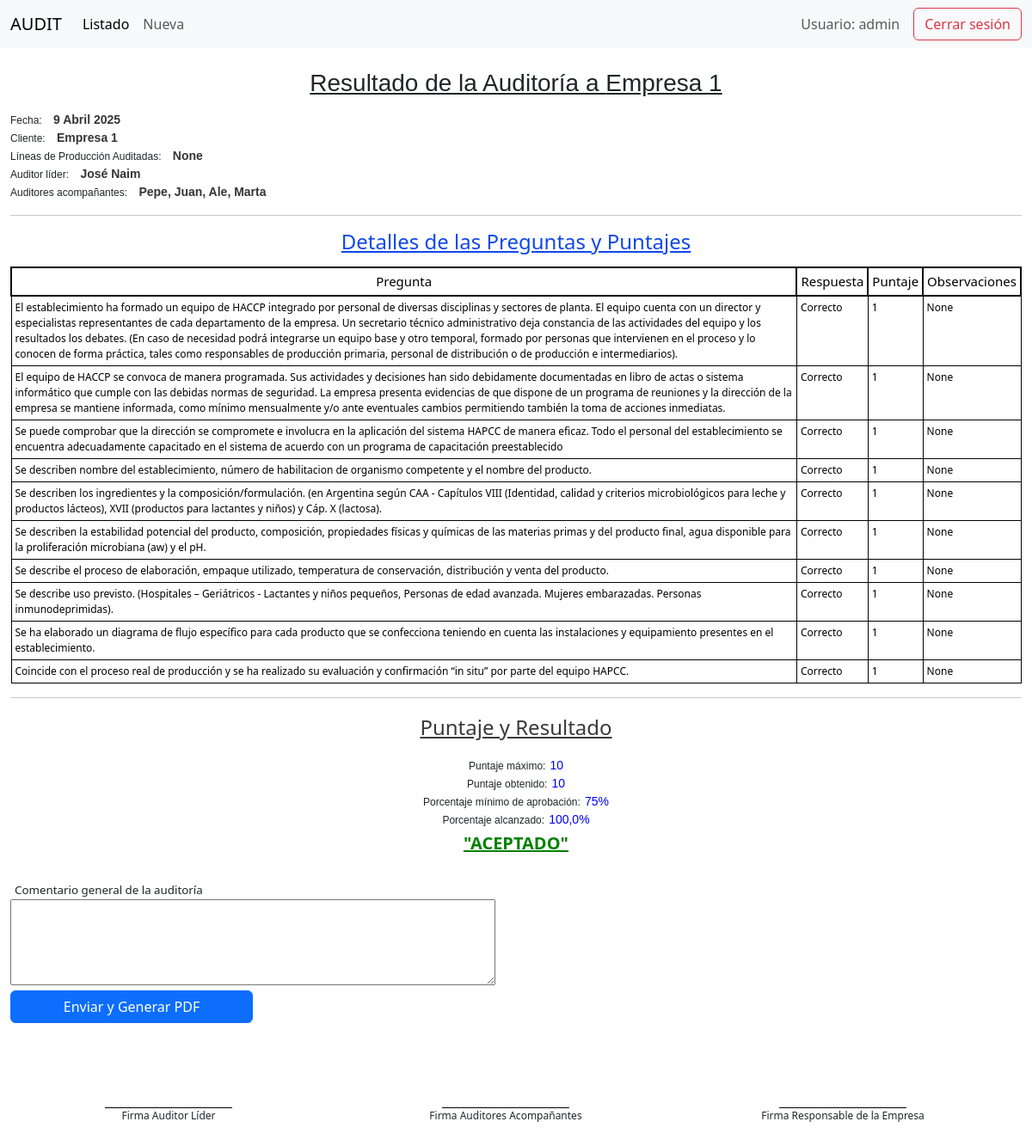
The app's page /resultado_auditoria/66 (signed in) with its own data.
### questions/models.py (models this page shows, shortened)
class Auditoria(models.Model):
    fecha = models.DateField()
    cliente = models.ForeignKey(Cliente, on_delete=models.CASCADE)
    auditor = models.ForeignKey(Auditor, on_delete=models.CASCADE)
    auditores_acompanantes = models.CharField(verbose_name='Auditores acompañantes',max_length=255, blank=True, null=True)
    lineas_auditadas = models.CharField(verbose_name='Lineas de producción auditadas',max_length=255, blank=True, null=True)

class Cliente(models.Model):
    nombre = models.CharField(max_length=255)
    def __str__(self):
        return self.nombre

class Auditor(models.Model):
    nombre = models.CharField(max_length=255)
    def __str__(self):
        return self.nombre

class Respuesta(models.Model):
    OPCIONES_RESPUESTA = [
        ('correcto', 'Correcto'),
        ('parcialmente_correcto', 'Parcialmente Correcto'),
        ('no_correcto', 'No Correcto'),
        ('critica', 'Critica'),
    ]
    pregunta_predefinida = models.ForeignKey(PreguntaPredefinida, on_delete=models.CASCADE)
    auditoria = models.ForeignKey(Auditoria, on_delete=models.CASCADE)
    tipo_respuesta = models.CharField(max_length=21, choices=OPCIONES_RESPUESTA)
    puntaje = models.IntegerField()
    observaciones = models.TextField(blank=True, null=True)
    @classmethod
    def calcular_resultados(cls, auditoria):
        respuestas = cls.objects.filter(auditoria=auditoria)
        correctas = respuestas.filter(tipo_respuesta='correcto')
        parciales = respuestas.filter(tipo_respuesta='parcialmente_correcto')
        no_correctas = respuestas.filter(tipo_respuesta='no_correcto')
        criticas = respuestas.filter(tipo_respuesta='critica')
        puntaje_correcto = correctas.aggregate(Sum('puntaje'))['puntaje__sum'] or 0
        puntaje_parcial = parciales.aggregate(Sum('puntaje'))['puntaje__sum'] or 0
        puntaje_no_correcto = no_correctas.aggregate(Sum('puntaje'))['puntaje__sum'] or 0
        puntaje_critico = criticas.aggregate(Sum('puntaje'))['puntaje__sum'] or 0
        cantidad_correctas = correctas.count()
        cantidad_parciales = parciales.count()
        cantidad_no_correctas = no_correctas.count()
        cantidad_criticas = criticas.count()
        print(cantidad_criticas)
        puntaje_maximo = respuestas.count()  # Total de preguntas
        puntaje_obtenido = puntaje_maximo + puntaje_parcial + puntaje_no_correcto + puntaje_critico
        resultado_aceptable = puntaje_obtenido >= (0.75 * puntaje_maximo)
        porcentaje_obtenido = (puntaje_obtenido / puntaje_maximo * 100) if puntaje_maximo > 0 else 0
        porcentaje_obtenido = round(porcentaje_obtenido, 2)  # Redondear a 2 decimales
        return {
            'cantidad_correctas': cantidad_correctas,
            'puntaje_correcto': puntaje_correcto,
            'cantidad_parciales': cantidad_parciales,
            'cantidad_criticas': cantidad_criticas,
            'puntaje_parcial': puntaje_parcial,
            'puntaje_critico': puntaje_critico,
            'cantidad_no_correctas': cantidad_no_correctas,
            'puntaje_no_correcto': puntaje_no_correcto,
            'puntaje_maximo': puntaje_maximo,
            'puntaje_obtenido': puntaje_obtenido,
            'resultado_aceptable': resultado_aceptable,
            'porcentaje_obtenido': porcentaje_obtenido
        }

class PreguntaPredefinida(models.Model):
    texto = models.TextField()
    texto_critico = models.BooleanField(default=False)
    numero_pregunta = models.IntegerField(blank=True, null=True)
    class Meta():
        ordering = ['numero_pregunta']
    class Meta():
        ordering = ['numero_pregunta']
    def __str__(self):
        return self.texto

### questions/views.py (the view, shortened to what this page needs)
# urls.py: path('resultado_auditoria/<int:auditoria_id>', resultado_auditoria, name='resultado_auditoria'),
@login_required
def resultado_auditoria(request, auditoria_id):
    auditoria = get_object_or_404(Auditoria, id=auditoria_id)
    preguntas = PreguntaPredefinida.objects.all()
    respuestas = Respuesta.objects.filter(auditoria=auditoria)
    resultados = Respuesta.calcular_resultados(auditoria)
    puntaje_total = sum(respuesta.puntaje for respuesta in respuestas)
    return render(request, 'questions/resultado_auditoria.html', {
        'auditoria': auditoria,
        'preguntas': preguntas,
        'respuestas': respuestas,
        'resultados': resultados,
        'puntaje_total': puntaje_total,
        'comentario_general': '',  # Asegúrate de pasar un valor por defecto si no hay comentario
    })

### questions/templates/questions/resultado_auditoria.html (shortened to what this page needs)
{% extends 'questions/base.html' %}
{% block content %}
<div class="container custom-container">
    <h1 class="titulo-final-auditoria">Resultado de la Auditoría a {{auditoria.cliente}}</h1>
    <p class="resultados">Fecha: <span class="dato">{{ auditoria.fecha }}</span></p>
    <p class="resultados">Cliente: <span class="dato">{{ auditoria.cliente }}</span></p>
    <p class="resultados">Líneas de Producción Auditadas: <span class="dato">{{ auditoria.lineas_auditadas }}</span></p>
    <p class="resultados">Auditor líder: <span class="dato">{{ auditoria.auditor }}</span></p>
    <p class="resultados">Auditores acompañantes: <span class="dato">{{ auditoria.auditores_acompanantes }}</span></p>
    <hr>
    <h3 class="titulo-listado">Detalles de las Preguntas y Puntajes</h3>
    <table class="table table-sm">
        <thead>
            <tr>
                <th style="border: 2px solid black;">Pregunta</th>
                <th style="border: 2px solid black;">Respuesta</th>
                <th style="border: 2px solid black;">Puntaje</th>
                <th style="border: 2px solid black;">Observaciones</th>
            </tr>
        </thead>
        <tbody>
            {% for respuesta in respuestas %}
            <tr>
                <td style="border: 1px solid black;" class="{% if respuesta.pregunta_predefinida.texto_critico %} texto-critico {% endif %}">
                    {{ respuesta.pregunta_predefinida }}
                </td>
                <td style="border: 1px solid black;">{{ respuesta.get_tipo_respuesta_display }}</td>
                <td style="border: 1px solid black;">{{ respuesta.puntaje }}</td>
                <td style="border: 1px solid black;">{{ respuesta.observaciones }}</td>
            </tr>
            {% endfor %}
        </tbody>
    </table>
    <hr>
    <div class="row">
    <div class="row col-md-6 cuadro-resultados">
        <div>
            <p style="font-size: 24px; color: rgb(58, 57, 57); text-decoration: underline;">Puntaje y Resultado</p>
            <p class="resultados">Puntaje máximo:<span class="valores">{{ resultados.puntaje_maximo }}</span></p>
            <p class="resultados">Puntaje obtenido:<span class="valores">{{ resultados.puntaje_obtenido }}</span></p>
            <p class="resultados">Porcentaje mínimo de aprobación:<span class="valores">75%</span></p>
            <p class="resultados">Porcentaje alcanzado:<span class="valores">{{ resultados.porcentaje_obtenido }}%</span></p>
            {% if resultados.porcentaje_obtenido >= 75 %}
            <h3 class="resultado-final-bueno">"ACEPTADO"</h3>
            {% else %}
            <h3 class="resultado-final-malo">"NO ACEPTADO"</h3>
            {% endif %}
        </div>
    </div>
    </div>
    <br>
    <div class="row col-md-6">
        <form id="auditoriaForm" method="post">
            <label class="comentario-general-label">Comentario general de la auditoría</label>
            <textarea class="comentario-general" id="comentario_general" name="comentario_general" rows="4" cols="55" placeholder="Comentario general de la auditoría"">
                {{ comentario_general }}
            </textarea>
            <button type="submit" id="submitBtn" class="btn btn-primary" style="width: 50%;">Enviar y Generar PDF</button>
        </form>
    </div>
<br><br>
<div class="row col-md-12">
    <div class="col-md-4 text-center" style="margin-top: 50px;">
        <div style="border-top: 1px solid black; width: 40%; margin: 0 auto;"></div>
        <p style="font-size: 12px; margin-bottom: 0px; padding-bottom: 0px;">Firma Auditor Líder</p>
    </div>
    <div class="col-md-4 text-center" style="margin-top: 50px;">
        <div style="border-top: 1px solid black; width: 40%; margin: 0 auto;"></div>
        <p style="font-size: 12px; margin-bottom: 0px; padding-bottom: 0px;">Firma Auditores Acompañantes</p>
    </div>
    <div class="col-md-4 text-center" style="margin-top: 50px;">
        <div style="border-top: 1px solid black; width: 40%; margin: 0 auto;"></div>
        <p style="font-size: 12px; margin-bottom: 0px; padding-bottom: 0px;">Firma Responsable de la Empresa</p>
    </div>
</div>
</div>
<br><br>
{% endblock %}

### questions/templates/questions/base.html (shortened to what this page needs)
<!DOCTYPE html>
<html lang="en">
<head>
    <link href="https://cdn.jsdelivr.net/npm/bootstrap@5.3.3/dist/css/bootstrap.min.css" rel="stylesheet">
    {% load static %}
    <link rel="stylesheet" type="text/css" href="{% static 'css/estilos.css' %}">
</head>
<body>
  <nav class="navbar navbar-expand-lg navbar-light bg-light">
    <div class="container-fluid">
      <a class="navbar-brand" href="{% url 'home' %}">AUDIT</a>
      <div class="collapse navbar-collapse justify-content-end" id="navbarSupportedContent">
        <ul class="navbar-nav me-auto mb-2 mb-lg-0">
          <li class="nav-item">
            <a class="nav-link active" aria-current="page" href="{% url 'lista_auditorias' %}">Listado</a>
          </li>
          <li class="nav-item">
            <a class="nav-link" href="{% url 'nueva_auditoria' %}">Nueva</a>
          </li>
        </ul>
        {% if user.is_authenticated %}
        <div class="d-flex align-items-center ms-auto">
        <span class="navbar-text me-3">
         Usuario: {{ user.username }} {{ user.lastname }}
        </span>
        <a class="btn btn-outline-danger" href="{% url 'logout' %}">Cerrar sesión</a>
        {% endif %}
      </div>
    </div>
  </nav>
      <br>
{% block content %}
{% endblock %}
</body>
</html>

### static/css/estilos.css (style rules this page uses)
.navbar { background-color: #f7e3a1; }
body { background-color: white }
label { font-size: 13px; }
table { width: 100%; }
thead tr th { font-size: 15px; font-weight: 400; text-align: center; }
tbody tr { font-size: 12px; margin-bottom: solid 2px black; }
.table th, .table td { border: 1px solid black; }
.titulo-listado { font-size: 24px; text-align: center; color: #0e48e9; text-decoration: underline; margin-bottom: 15px; }
.titulo-final-auditoria { font-size: 28px; text-align: center; text-decoration: underline; margin-bottom: 15px; }
.dato { font-size: 14px; color: rgb(52, 53, 52); font-weight: 600; margin-left: 10px; }
.resultados { font-size: 14px; margin-bottom: 0; padding-bottom: 0; }
.valores { font-size: 15px; margin-left: 5px; color: blue; font-weight: 400; }
.resultado-final-bueno { font-size: 17px; color: green; font-weight: 400; text-decoration: underline; margin-bottom: 0px; text-align: center; }
.texto-critico { color: red; }
.custom-container { max-width: 1300px; margin: 0 auto; }
.cuadro-resultados { text-align: center; margin: auto; margin-bottom: 5px; }
.comentario-general { font-size: 11pt; font-style: italic; }
.comentario-general-label { font-size: 10pt; margin-left: 5px; }

### questions/templates/questions/resultado_auditoria.html (style rules this page uses)
tbody tr { font-size: 9pt; }
.resultados { font-size: 12px; font-family: Arial; margin-bottom: 0; padding-bottom: 0; }
.titulo-listado { font-size: 24px; text-align: center; margin-bottom: 15px; }
.titulo-final-auditoria { font-size: 28px; font-family: Arial; text-decoration: underline; margin-bottom: 15px; }
.valores { font-size: 14px; margin-left: 5px; font-weight: 500; font-family: Arial; }
.resultado-final-bueno { font-size: 20px; font-weight: 800; text-decoration: underline; margin-top: 5px; text-align: center; }
.comentario-general { font-size: 11pt; font-style: italic; height: 100px; }
.comentario-general-label { font-size: 10pt; }
textarea { width: 100%; }

### records on screen
Auditoria: cliente "Empresa 1", fecha "9 Abril 2025", lineas_auditadas "None", auditor "José Naim", auditores_acompanantes "Pepe, Juan, Ale, Marta"
Respuesta: pregunta_predefinida "El establecimiento ha formado un equipo de HACCP integrado por personal de diversas disciplinas y sectores de planta. El equipo cuenta con un director y especialistas representantes de cada departamento de la empresa. Un secretario técnico administrativo deja constancia de las actividades del equipo y los resultados los debates. (En caso de necesidad podrá integrarse un equipo base y otro temporal, formado por personas que intervienen en el proceso y lo conocen de forma práctica, tales como responsables de producción primaria, personal de distribución o de producción e intermediarios).", tipo_respuesta "Correcto", puntaje "1", observaciones "None"
Respuesta: pregunta_predefinida "El equipo de HACCP se convoca de manera programada. Sus actividades y decisiones han sido debidamente documentadas en libro de actas o sistema informático que cumple con las debidas normas de seguridad. La empresa presenta evidencias de que dispone de un programa de reuniones y la dirección de la empresa se mantiene informada, como mínimo mensualmente y/o ante eventuales cambios permitiendo también la toma de acciones inmediatas.", tipo_respuesta "Correcto", puntaje "1", observaciones "None"
Respuesta: pregunta_predefinida "Se puede comprobar que la dirección se compromete e involucra en la aplicación del sistema HAPCC de manera eficaz. Todo el personal del establecimiento se encuentra adecuadamente capacitado en el sistema de acuerdo con un programa de capacitación preestablecido", tipo_respuesta "Correcto", puntaje "1", observaciones "None"
Respuesta: pregunta_predefinida "Se describen nombre del establecimiento, número de habilitacion de organismo competente y el nombre del producto.", tipo_respuesta "Correcto", puntaje "1", observaciones "None"
Respuesta: pregunta_predefinida "Se describen los ingredientes y la composición/formulación. (en Argentina según CAA - Capítulos VIII (Identidad, calidad y criterios microbiológicos para leche y productos lácteos), XVII (productos para lactantes y niños) y Cáp. X (lactosa).", tipo_respuesta "Correcto", puntaje "1", observaciones "None"
Respuesta: pregunta_predefinida "Se describen la estabilidad potencial del producto, composición, propiedades físicas y químicas de las materias primas y del producto final, agua disponible para la proliferación microbiana (aw) y el pH.", tipo_respuesta "Correcto", puntaje "1", observaciones "None"
Respuesta: pregunta_predefinida "Se describe el proceso de elaboración, empaque utilizado, temperatura de conservación, distribución y venta del producto.", tipo_respuesta "Correcto", puntaje "1", observaciones "None"
Respuesta: pregunta_predefinida "Se describe uso previsto. (Hospitales – Geriátricos - Lactantes y niños pequeños, Personas de edad avanzada. Mujeres embarazadas. Personas inmunodeprimidas).", tipo_respuesta "Correcto", puntaje "1", observaciones "None"
Respuesta: pregunta_predefinida "Se ha elaborado un diagrama de flujo específico para cada producto que se confecciona teniendo en cuenta las instalaciones y equipamiento presentes en el establecimiento.", tipo_respuesta "Correcto", puntaje "1", observaciones "None"
Respuesta: pregunta_predefinida "Coincide con el proceso real de producción y se ha realizado su evaluación y confirmación “in situ” por parte del equipo HAPCC.", tipo_respuesta "Correcto", puntaje "1", observaciones "None"

### other values on screen
{{ user.username }} "admin"
{{ resultados.puntaje_maximo }} "10"
{{ resultados.puntaje_obtenido }} "10"
{{ resultados.porcentaje_obtenido }} "100,0"
